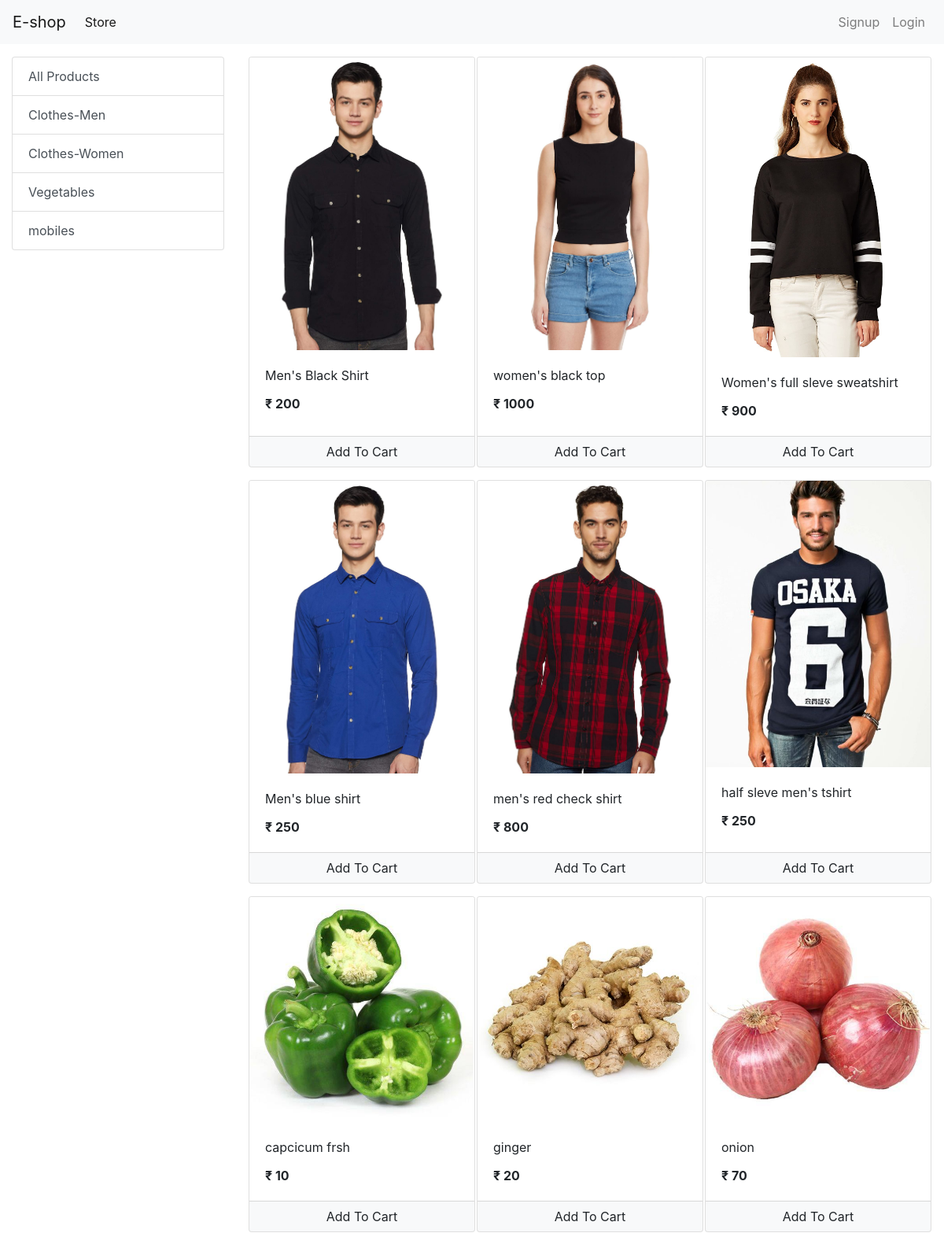
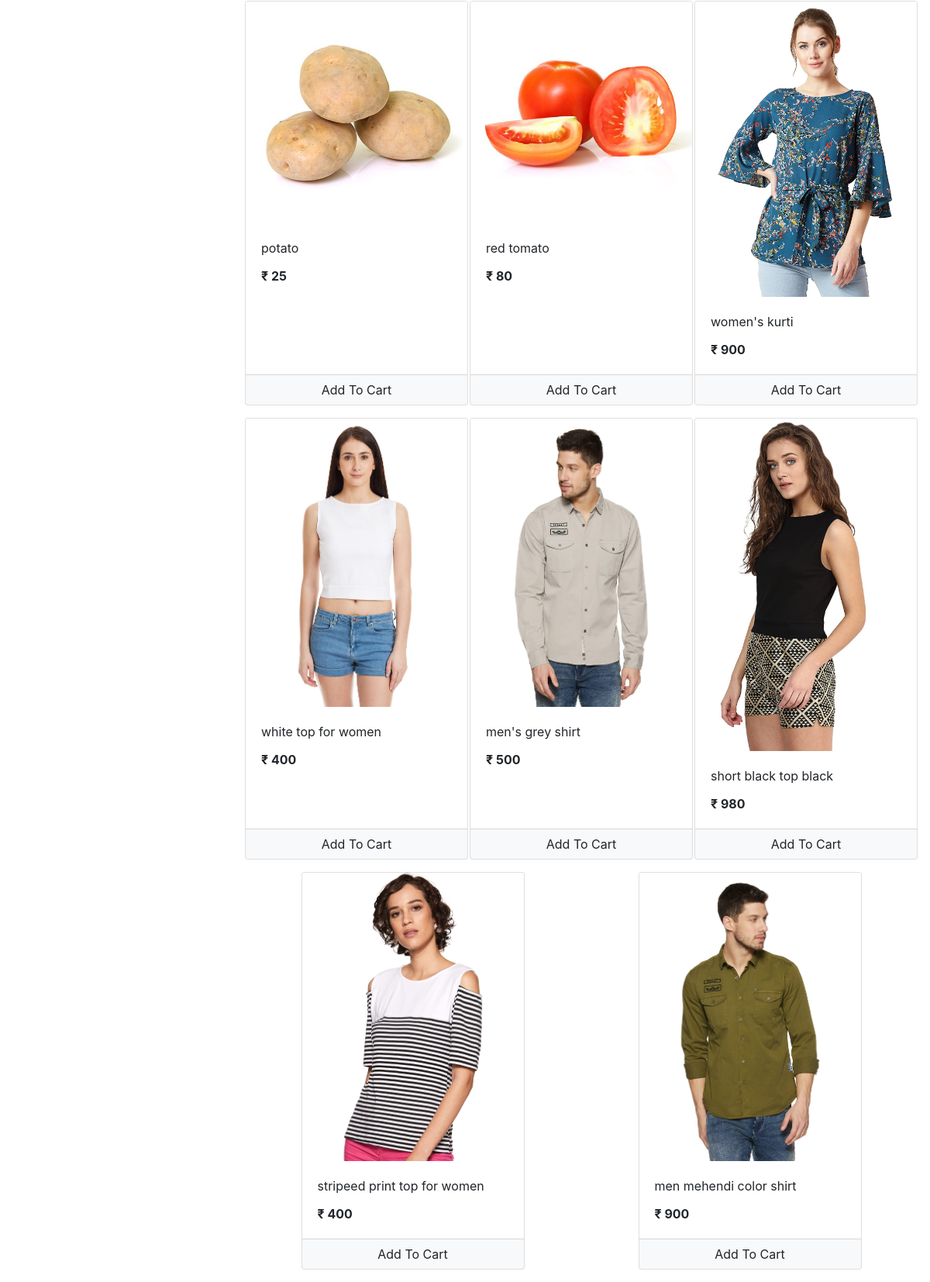
The page / on the database its author committed (2 pictures, top to bottom).
### store/models.py (models this page shows, shortened)
class Category(models.Model):
    name = models.CharField(max_length=20)
    @staticmethod
    def get_all_categories():
        return Category.objects.all()

class Product(models.Model):
    name = models.CharField(max_length=50)
    price = models.IntegerField(default=0)
    category = models.ForeignKey(Category, on_delete=models.CASCADE, default=1)
    description = models.CharField(max_length=200, default='' , null=True , blank=True)
    image = models.ImageField(upload_to='uploads/products/')
    @staticmethod
    def get_all_products():
        return Product.objects.all()

### store/views.py (the view, shortened to what this page needs)
# urls.py: path('', Index.as_view(), name='homepage'),
class Index(View):
    def get(self, request):
        products = None
        categories = Category.get_all_categories()
        categoryID = request.GET.get('category')
        if categoryID:
            products = Product.get_all_products_by_categoryid(categoryID)
        else:
            products = Product.get_all_products();
        data = {}
        data['products'] = products
        data['categories'] = categories
        return render(request, 'index.html', data)

### store/templatetags/custom_filter.py (called while the page is built)
@register.filter(name='currency')
def currency(number):
    return "₹ "+str(number)

### store/templates/index.html (shortened to what this page needs)
{% extends 'base.html' %}
{% block content %}
{% load cart %}
{% load custom_filter %}
<div class="container-fluid mt-3">
	<div class="row">
		<div class="col-lg-3 mx-auto">
			<div class="list-group">
				<a href="/" class="list-group-item list-group-item-action">All Products</a>
				{% for category in categories %}
				<a href="/?category={{category.id}}"
					class="list-group-item list-group-item-action">{{category.name}}</a>
				{% endfor %}
			</div>
		</div>
		<div id='products' class="col-lg-9 mx-auto">
			<div class="row mx-auto">
				{% for product in products %}
				<div class="card mx-auto mb-3" id={{product.id}} style="width: 18rem;">
					<img class="card-img-top" src="{{product.image.url}}" alt="Card image cap">
					<div class="card-body">
						<p class="card-title">{{product.name}}</p>
						<p class="card-text"><b>{{product.price|currency}}</b></p>
					</div>
					<div class="card-footer p-0 no-gutters">
						{% if product|is_in_cart:request.session.cart %}
						<div class="row no-gutters">
							<form action="/#{{product.id}}" class="col-2 " method="post">
								{% csrf_token %}
								<input hidden type="text" name='product' value='{{product.id}}'>
								<input hidden type="text" name='remove' value='True'>
								<input type="submit" value=" - " class="btn btn-block btn-secondary">
							</form>
							<div class="text-center col">{{product|cart_quantity:request.session.cart}} in Cart</div>
							<form action="/#{{product.id}}" class="col-2 " method="post">
								{% csrf_token %}
								<input hidden type="text" name='product' value='{{product.id}}'>
								<input type="submit" value=" + " class="btn btn-block btn-secondary">
							</form>
						</div>
						{% else %}
						<form action="/#{{product.id}}" method="POST" class="btn-block">
							<input type="submit" class="float-right btn btn-light  form-control"
								value="Add To Cart">
						</form>
						{% endif %}
					</div>
				</div>
				{% endfor %}
			</div>
		</div>
	</div>
</div>
{% endblock %}

### rows shown on the page
Category: name "Clothes-Men"
Category: name "Clothes-Women"
Category: name "Vegetables"
Category: name "mobiles"
Product: {{ product.id }} 1 (drawn), image (picture), name "Men's Black Shirt", price "₹ 200"
Product: image (picture), name "women's black top", price "₹ 1000"
Product: image (picture), name "Women's full sleve sweatshirt", price "₹ 900"
Product: image (picture), name "Men's blue shirt", price "₹ 250"
Product: image (picture), name "men's red check shirt", price "₹ 800"
Product: image (picture), name "half sleve men's tshirt", price "₹ 250"
Product: image (picture), name "capcicum frsh", price "₹ 10"
Product: image (picture), name "ginger", price "₹ 20"
Product: image (picture), name "onion", price "₹ 70"
Product: image (picture), name "potato", price "₹ 25"
Product: image (picture), name "red tomato", price "₹ 80"
Product: image (picture), name "women's kurti", price "₹ 900"
Product: image (picture), name "white top for women", price "₹ 400"
Product: image (picture), name "men's grey shirt", price "₹ 500"
Product: image (picture), name "short black top black", price "₹ 980"
Product: image (picture), name "stripeed print top for women", price "₹ 400"
Product: image (picture), name "men mehendi color shirt", price "₹ 900"
